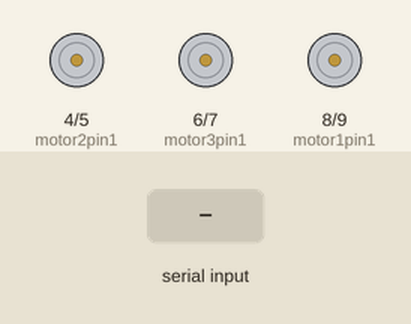
Simulated run of this sketch. Board: Arduino Uno, built with avr-gcc and run on an emulated ATmega328P. Shown: motor-driver pin pairs drawn as motors (green arrow = first pin HIGH = forward, orange = second pin HIGH = backward, longer = more drive). Inputs (shaded band) come from the test bench. What the sketch prints to the serial monitor is not drawn.

Above: at 1.2 s.
1.3 s: "W" received over Serial
At 2.1 s:
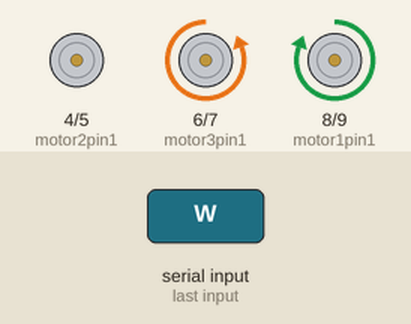
3.8 s: "S" received over Serial
At 4.2 s:
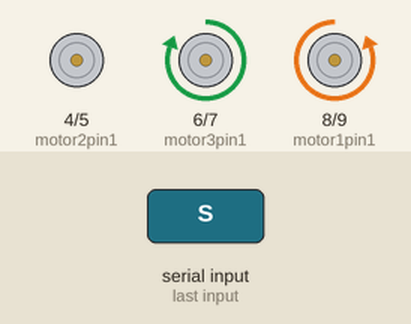
6.3 s: "Q" received over Serial
At 7.3 s:
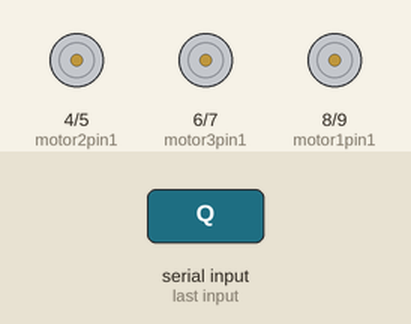
7.9 s: "E" received over Serial
At 8.6 s:
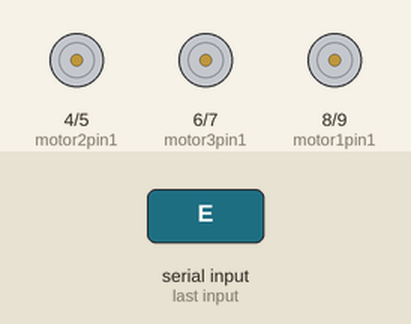
Timing chart, 0 to 10.5 s (numbered marks = the images above; inputs shaded):
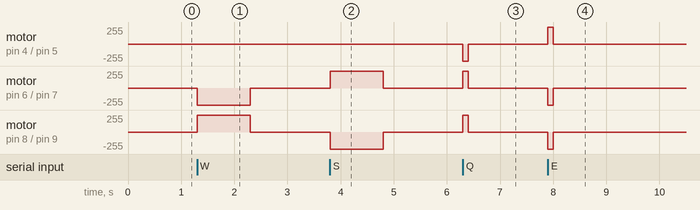

The sketch:

main.ino
```cpp
int motor1pin1 = 8;
int motor1pin2 = 9;
int motor2pin1 = 4;
int motor2pin2 = 5;
int motor3pin1 = 6;
int motor3pin2 = 7;
byte command;
#define MOTOR_ONE_FORWARD {digitalWrite (motor1pin1, HIGH); digitalWrite (motor1pin2, LOW);}
#define MOTOR_ONE_BACKWARD {digitalWrite (motor1pin1, LOW); digitalWrite (motor1pin2, HIGH);}
#define MOTOR_TWO_FORWARD {digitalWrite (motor2pin1, HIGH); digitalWrite (motor2pin2, LOW);}
#define MOTOR_TWO_BACKWARD {digitalWrite (motor2pin1, LOW); digitalWrite (motor2pin2, HIGH);}
#define MOTOR_THREE_FORWARD {digitalWrite (motor3pin1, HIGH); digitalWrite (motor3pin2, LOW);}
#define MOTOR_THREE_BACKWARD {digitalWrite (motor3pin1, LOW); digitalWrite (motor3pin2, HIGH);}
#define STOP {digitalWrite (motor1pin1, LOW);digitalWrite (motor1pin2, LOW);digitalWrite (motor2pin1, LOW);digitalWrite (motor2pin2, LOW);digitalWrite (motor3pin1, LOW);digitalWrite (motor3pin2, LOW);}
#define MOVE_FORWARD {MOTOR_ONE_FORWARD MOTOR_THREE_BACKWARD}
#define MOVE_BACKWARD {MOTOR_ONE_BACKWARD MOTOR_THREE_FORWARD}
#define ROTATE_ANTICLOCKWISE {MOTOR_ONE_FORWARD MOTOR_TWO_BACKWARD MOTOR_THREE_FORWARD}
#define ROTATE_CLOCKWISE {MOTOR_ONE_BACKWARD MOTOR_TWO_FORWARD MOTOR_THREE_BACKWARD}
#define DELAY_STOP {delay(1000); STOP}
#define QUICK_STOP {delay(100);STOP}


void setup() {
  Serial.begin(9600);

  // put your setup code here, to run once:
  pinMode(motor1pin1, OUTPUT);
  pinMode(motor1pin2, OUTPUT);
  pinMode(motor2pin1, OUTPUT);
  pinMode(motor2pin2, OUTPUT);
  pinMode(motor3pin1, OUTPUT);
  pinMode(motor3pin2, OUTPUT);
}

void loop() {
  if(Serial.available()){
    command = Serial.read();
    Serial.print(command);
    if(command == 'W'){
      MOVE_FORWARD
      DELAY_STOP
    }
    else if (command == 'S'){
      MOVE_BACKWARD
      DELAY_STOP
    }

    else if (command == 'Q'){
      ROTATE_ANTICLOCKWISE
      QUICK_STOP
    }
    else if(command == 'E'){
      ROTATE_CLOCKWISE
      QUICK_STOP
    }
    else if(command == 'X'){
      STOP
    }

  }
}
```

Measured:
- after the input at 1.3 s, motor on pin 6 (motor3pin1) / pin 7 (motor3pin2): stopped → backward 255/255 at once, → stopped 1.0 s later; motor on pin 8 (motor1pin1) / pin 9 (motor1pin2): stopped → forward 255/255 at once, → stopped 1.0 s later
- after the input at 3.8 s, motor on pin 6 (motor3pin1) / pin 7 (motor3pin2): stopped → forward 255/255 at once, → stopped 1.0 s later; motor on pin 8 (motor1pin1) / pin 9 (motor1pin2): stopped → backward 255/255 at once, → stopped 1.0 s later
- after the input at 6.3 s, motor on pin 4 (motor2pin1) / pin 5 (motor2pin2): stopped → backward 255/255 at once, → stopped 0.10 s later; motor on pin 6 (motor3pin1) / pin 7 (motor3pin2), motor on pin 8 (motor1pin1) / pin 9 (motor1pin2): stopped → forward 255/255 at once, → stopped 0.10 s later
- after the input at 7.9 s, motor on pin 4 (motor2pin1) / pin 5 (motor2pin2): stopped → forward 255/255 at once, → stopped 0.10 s later; motor on pin 6 (motor3pin1) / pin 7 (motor3pin2), motor on pin 8 (motor1pin1) / pin 9 (motor1pin2): stopped → backward 255/255 at once, → stopped 0.10 s later
